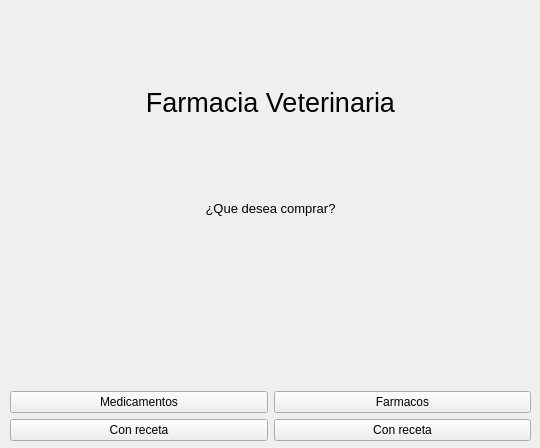
<?xml version="1.0" encoding="UTF-8"?>
<ui version="4.0">
 <class>Form</class>
 <widget class="QWidget" name="Form">
  <property name="geometry">
   <rect>
    <x>0</x>
    <y>0</y>
    <width>540</width>
    <height>448</height>
   </rect>
  </property>
  <property name="windowTitle">
   <string>Ventana seleccion compra</string>
  </property>
  <widget class="QWidget" name="gridLayoutWidget">
   <property name="geometry">
    <rect>
     <x>10</x>
     <y>10</y>
     <width>521</width>
     <height>431</height>
    </rect>
   </property>
   <layout class="QGridLayout" name="PanelGrid">
    <item row="2" column="1">
     <widget class="QPushButton" name="BotonFarmacos">
      <property name="text">
       <string>Farmacos</string>
      </property>
     </widget>
    </item>
    <item row="1" column="0" colspan="2">
     <widget class="QLabel" name="LabelQueDeseaComprar">
      <property name="font">
       <font>
        <pointsize>10</pointsize>
       </font>
      </property>
      <property name="text">
       <string>¿Que desea comprar?</string>
      </property>
      <property name="alignment">
       <set>Qt::AlignHCenter|Qt::AlignTop</set>
      </property>
     </widget>
    </item>
    <item row="2" column="0">
     <widget class="QPushButton" name="BotonMedicamentos">
      <property name="text">
       <string>Medicamentos</string>
      </property>
     </widget>
    </item>
    <item row="0" column="0" colspan="2">
     <widget class="QLabel" name="LabelFarmaciaVeterinaria">
      <property name="font">
       <font>
        <pointsize>20</pointsize>
       </font>
      </property>
      <property name="text">
       <string>Farmacia Veterinaria</string>
      </property>
      <property name="alignment">
       <set>Qt::AlignCenter</set>
      </property>
     </widget>
    </item>
    <item row="3" column="0">
     <widget class="QPushButton" name="BotonRecetaMedicamentos">
      <property name="text">
       <string>Con receta</string>
      </property>
     </widget>
    </item>
    <item row="3" column="1">
     <widget class="QPushButton" name="BotonRecetaFarmacos">
      <property name="text">
       <string>Con receta</string>
      </property>
     </widget>
    </item>
   </layout>
  </widget>
 </widget>
 <resources/>
 <connections/>
</ui>
